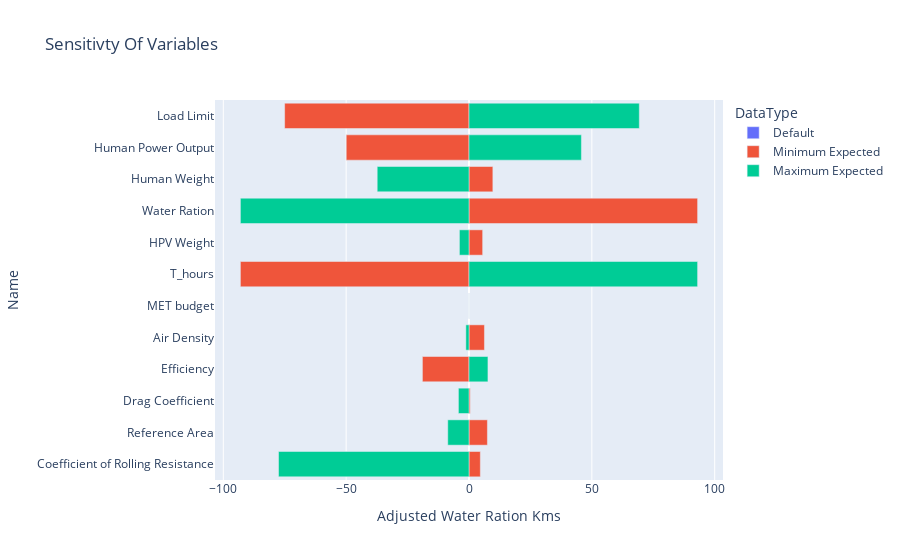

Notebook code for this chart:
### Code cell
summary_df = df_large[(df_large.DataType == "Minimum Expected") | (df_large.DataType == "Maximum Expected") | (df_large.DataType == "Default")]
# summary_df
fig = px.bar(summary_df, y="Name", x="Adjusted Water Ration Kms", color="DataType", title="Sensitivty Of Variables",        #size='MarkerSize',
)
fig2 = px.bar(summary_df, y="Name", x="Water Ration Kms", color="DataType", title="Sensitivty Of Variables",        #size='MarkerSize',)
)
# fig2.update_traces(xaxis="x2")

# fig=make_subplots(
#         specs=[[{"secondary_y": True}]])
# print(fig.layout)    



# subfig = make_subplots(specs=[[{"secondary_y": True}]])
# subfig.add_traces(fig.data + fig2.data)

# subfig.layout.xaxis.title="Time"
# subfig.layout.yaxis.title="Linear Y"
# subfig.layout.yaxis2.title="Log Y"


fig.show()


# fig.update_layout(xaxis2= {'anchor': 'y', 'overlaying': 'x', 'side': 'top'},
#                   yaxis_domain=[0, 0.94]);

# fig.add_trace(
#     go.Bar(x=[1, 2, 3, 4],
#            y=[7, 4, 5, 6],
#            name="bar",
#           ), secondary_y=False)
# fig.add_trace(
#     go.Bar(x=[-2, -1, 0, 1],
#                y=[4, 2, 5, 6],
#                name="scatt1",
#             ), secondary_y=True)
# fig.data[1].update(xaxis='x2')
# fig.update_layout(width=700, height=475)

### Figure 1 — Plotly figure (JSON) as saved in the notebook; plotly's stock layout.template omitted (floating-point values rounded to 4 significant figures)
{"data": [{"alignmentgroup": "True", "hovertemplate": "DataType=Default<br>Adjusted Water Ration Kms=%{x}<br>Name=%{y}<extra></extra>", "legendgroup": "Default", "marker": {"color": "#636efa", "pattern": {"shape": ""}}, "name": "Default", "offsetgroup": "Default", "orientation": "h", "showlegend": true, "textposition": "auto", "type": "bar", "x": [0, 0, 0, 0, 0, 0, 0, 0, 0, 0, 0, 0], "xaxis": "x", "y": ["Coefficient of Rolling Resistance", "Reference Area", "Drag Coefficient", "Efficiency", "Air Density", "MET budget", "T_hours", "HPV Weight", "Water Ration", "Human Weight", "Human Power Output", "Load Limit"], "yaxis": "y"}, {"alignmentgroup": "True", "hovertemplate": "DataType=Minimum Expected<br>Adjusted Water Ration Kms=%{x}<br>Name=%{y}<extra></extra>", "legendgroup": "Minimum Expected", "marker": {"color": "#EF553B", "pattern": {"shape": ""}}, "name": "Minimum Expected", "offsetgroup": "Minimum Expected", "orientation": "h", "showlegend": true, "textposition": "auto", "type": "bar", "x": [4.615, 7.487, 0.4864, -18.96, 6.287, 0, -93.04, 5.556, 93.04, 9.711, -49.97, -75.04], "xaxis": "x", "y": ["Coefficient of Rolling Resistance", "Reference Area", "Drag Coefficient", "Efficiency", "Air Density", "MET budget", "T_hours", "HPV Weight", "Water Ration", "Human Weight", "Human Power Output", "Load Limit"], "yaxis": "y"}, {"alignmentgroup": "True", "hovertemplate": "DataType=Maximum Expected<br>Adjusted Water Ration Kms=%{x}<br>Name=%{y}<extra></extra>", "legendgroup": "Maximum Expected", "marker": {"color": "#00cc96", "pattern": {"shape": ""}}, "name": "Maximum Expected", "offsetgroup": "Maximum Expected", "orientation": "h", "showlegend": true, "textposition": "auto", "type": "bar", "x": [-77.53, -8.648, -4.31, 7.709, -1.282, 0, 93.04, -3.903, -93.04, -37.36, 45.76, 69.32], "xaxis": "x", "y": ["Coefficient of Rolling Resistance", "Reference Area", "Drag Coefficient", "Efficiency", "Air Density", "MET budget", "T_hours", "HPV Weight", "Water Ration", "Human Weight", "Human Power Output", "Load Limit"], "yaxis": "y"}], "layout": {"barmode": "relative", "legend": {"title": {"text": "DataType"}, "tracegroupgap": 0}, "title": {"text": "Sensitivty Of Variables"}, "xaxis": {"anchor": "y", "domain": [0, 1], "title": {"text": "Adjusted Water Ration Kms"}}, "yaxis": {"anchor": "x", "domain": [0, 1], "title": {"text": "Name"}}}}
